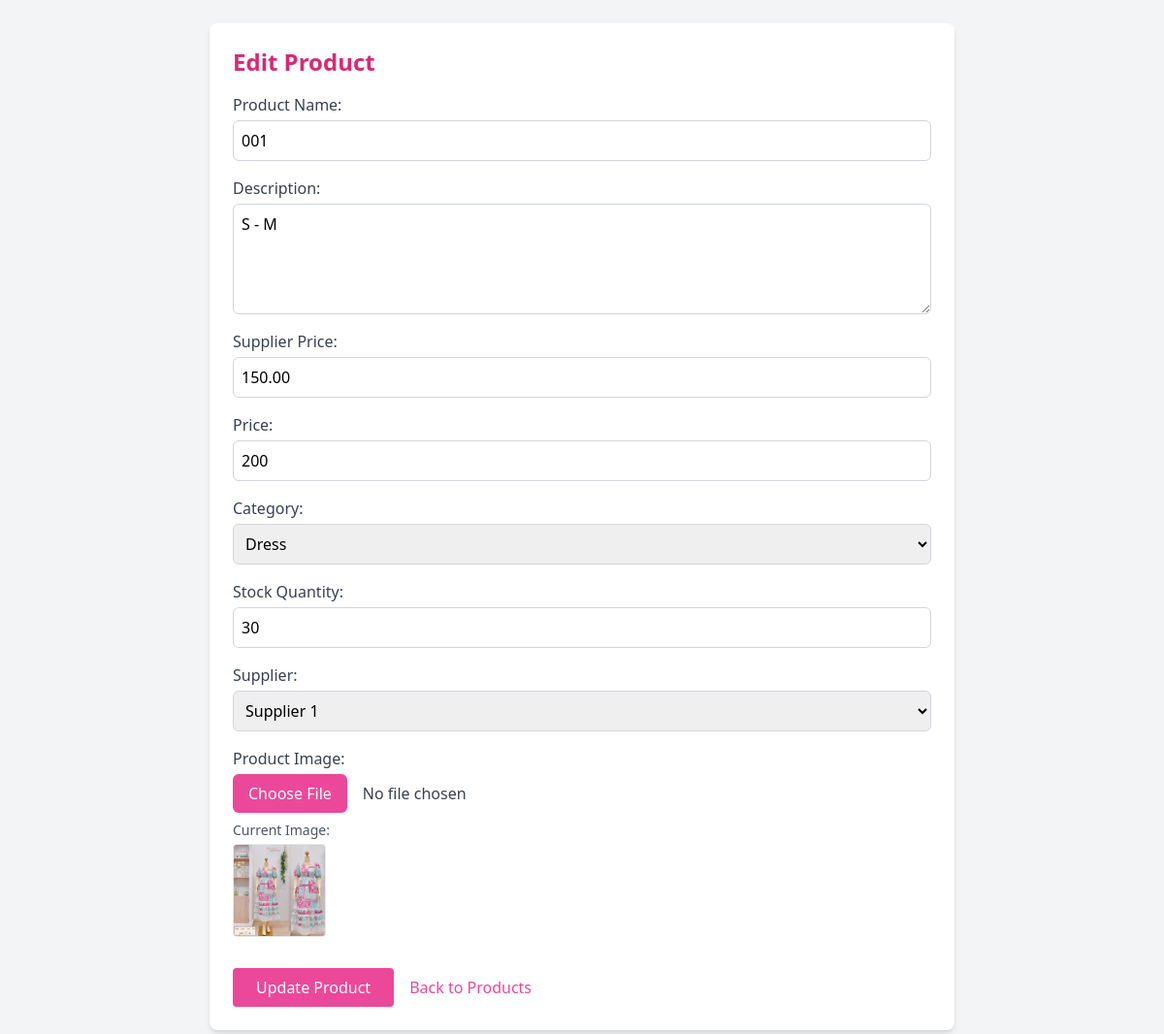
Page /edit_product.php?id=1 on the committed database.
### tables this page shows
CREATE TABLE `products` (
  `product_id` int(11) NOT NULL,
  `product_name` varchar(255) DEFAULT NULL,
  `description` text DEFAULT NULL,
  `price_id` int(11) DEFAULT NULL,
  `stocks` int(11) DEFAULT NULL,
  `category_id` int(11) DEFAULT NULL,
  `image_url` varchar(255) DEFAULT NULL,
  `created_at` timestamp NOT NULL DEFAULT current_timestamp(),
  `supplier_id` int(11) DEFAULT NULL,
  `supplier_price` decimal(10,2) NOT NULL,
  `revenue` decimal(10,2) GENERATED ALWAYS AS (`price_id` - `supplier_price`) STORED
);

### edit_product.php (the view, shortened to what this page needs)
<?php
require 'conn.php';
$product_id = intval($_GET['id']);
$sql = "SELECT p.*, p.supplier_price FROM products p
        LEFT JOIN suppliers s ON p.supplier_id = s.supplier_id
        WHERE p.product_id = ?";
$stmt = $conn->prepare($sql);
$stmt->bind_param("i", $product_id);
$stmt->execute();
$result = $stmt->get_result();
$product = $result->fetch_assoc();
$category_query = "SELECT category_id, category_name FROM categories";
$category_result = $conn->query($category_query);
$supplier_query = "SELECT supplier_id, supplier_name FROM suppliers";
$supplier_result = $conn->query($supplier_query);
?>
<!DOCTYPE html>
<html lang="en">
<head>
    <script src="https://cdn.tailwindcss.com"></script>
</head>
<body class="bg-gray-100 min-h-screen p-6">
    <div class="max-w-3xl mx-auto bg-white p-6 rounded-lg shadow-md">
        <h2 class="text-2xl font-bold text-pink-600 mb-4">Edit Product</h2>
        <form action="edit_product.php?id=<?php echo $product_id; ?>" method="POST" enctype="multipart/form-data" class="space-y-4">
            <div>
                <label class="block font-medium text-gray-700">Product Name:</label>
                <input type="text" name="product_name" required
                    value="<?php echo htmlspecialchars($product['product_name']); ?>"
                    class="mt-1 block w-full border border-gray-300 rounded-md p-2 focus:outline-none focus:ring-2 focus:ring-pink-400">
            </div>
            <div>
                <label class="block font-medium text-gray-700">Description:</label>
                <textarea name="description" rows="4" required
                    class="mt-1 block w-full border border-gray-300 rounded-md p-2 focus:outline-none focus:ring-2 focus:ring-pink-400"><?php echo htmlspecialchars($product['description']); ?></textarea>
            </div>
            <div>
    <label class="block font-medium text-gray-700">Supplier Price:</label>
    <input type="number" step="0.01" name="supplier_price" required
           value="<?php echo $product['supplier_price']; ?>"
           class="mt-1 block w-full border border-gray-300 rounded-md p-2 focus:outline-none focus:ring-2 focus:ring-pink-400">
</div>
<div>
    <label class="block font-medium text-gray-700">Price:</label>
    <input type="number" step="0.01" name="price" required
        value="<?php echo htmlspecialchars($product['price_id']); ?>"
        class="mt-1 block w-full border border-gray-300 rounded-md p-2 focus:outline-none focus:ring-2 focus:ring-pink-400">
</div>
            <div>
                <label class="block font-medium text-gray-700">Category:</label>
                <select name="category" required
                    class="mt-1 block w-full border border-gray-300 rounded-md p-2 focus:outline-none focus:ring-2 focus:ring-pink-400">
                    <?php
                    if ($category_result->num_rows > 0) {
                        while ($row = $category_result->fetch_assoc()) {
                            $selected = ($product['category_id'] == $row['category_id']) ? "selected" : "";
                            echo "<option value='" . $row['category_id'] . "' $selected>" . htmlspecialchars($row['category_name']) . "</option>";
                        }
                    } else {
                        echo "<option value=''>No categories available</option>";
                    }
                    ?>
                </select>
            </div>
            <div>
                <label class="block font-medium text-gray-700">Stock Quantity:</label>
                <input type="number" name="stocks" required
                    value="<?php echo $product['stocks']; ?>"
                    class="mt-1 block w-full border border-gray-300 rounded-md p-2 focus:outline-none focus:ring-2 focus:ring-pink-400">
            </div>
            <div>
                <label class="block font-medium text-gray-700">Supplier:</label>
                <select name="supplier" required
                    class="mt-1 block w-full border border-gray-300 rounded-md p-2 focus:outline-none focus:ring-2 focus:ring-pink-400">
                    <?php
                    if ($supplier_result->num_rows > 0) {
                        while ($row = $supplier_result->fetch_assoc()) {
                            $selected = ($product['supplier_id'] == $row['supplier_id']) ? "selected" : "";
                            echo "<option value='" . $row['supplier_id'] . "' $selected>" . htmlspecialchars($row['supplier_name']) . "</option>";
                        }
                    } else {
                        echo "<option value=''>No suppliers available</option>";
                    }
                    ?>
                </select>
            </div>
            <div>
                <label class="block font-medium text-gray-700">Product Image:</label>
                <input type="file" name="image" accept="image/*"
                    class="mt-1 block w-full text-gray-700 file:mr-4 file:py-2 file:px-4 file:rounded-md file:border-0 file:bg-pink-500 file:text-white hover:file:bg-pink-600">
                <?php if (!empty($product['image_url'])): ?>
                    <p class="mt-2 text-sm text-gray-600">Current Image:</p>
                    <img src="<?php echo htmlspecialchars($product['image_url']); ?>" alt="Product Image" class="mt-1 w-24 h-24 rounded border">
                <?php endif; ?>
            </div>
            <div class="flex gap-4 pt-4">
                <input type="submit" value="Update Product"
                    class="bg-pink-500 text-white px-6 py-2 rounded hover:bg-pink-600 transition-all cursor-pointer">
                <a href="products.php"
                    class="text-pink-500 hover:underline self-center">Back to Products</a>
            </div>
        </form>
    </div>
</body>
</html>

### rows in the picture
products: product_name "001", description "S - M", supplier_price "150.00", price "200", stocks "30", image_url (picture)

### other values in the picture
form field category "Dress"
form field supplier "Supplier 1"
